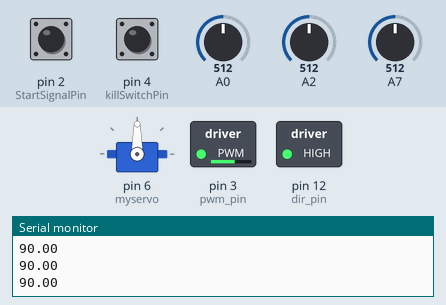
A sketch run on a simulated Arduino Uno, built with avr-gcc and run on an emulated ATmega328P. Shown: servo, switched loads named in the sketch (green lamp = pin HIGH), the last lines printed to the serial monitor. The inputs (shaded band) are chosen by the test bench; at power-on: A0 = 512, A7 = 512, pin 2 (StartSignalPin) LOW, pin 4 (killSwitchPin) LOW, A2 = 512.

Above: at 1.2 s.
1.3 s: A0 set to 292
2.8 s: A0 set to 275
At 3.8 s:
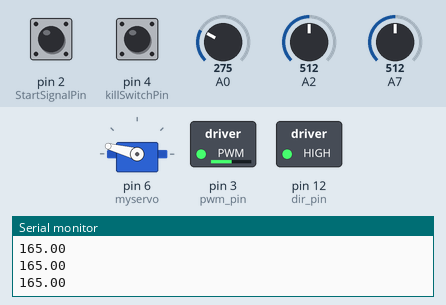
4.4 s: A7 set to 303
5.9 s: A7 set to 277
At 6.8 s:
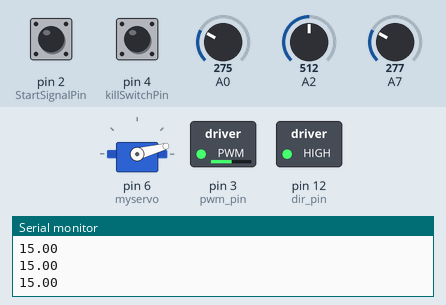
7.8 s: A0 set to 227
9.3 s: A0 set to 194
At 10.7 s:
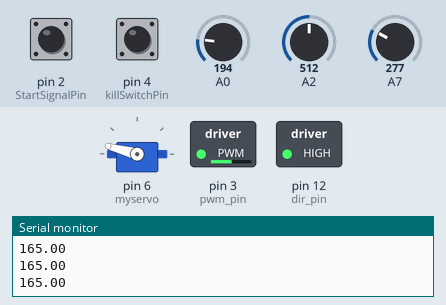
Timing chart, 0 to 12.1 s (numbered marks = the images above; inputs shaded):
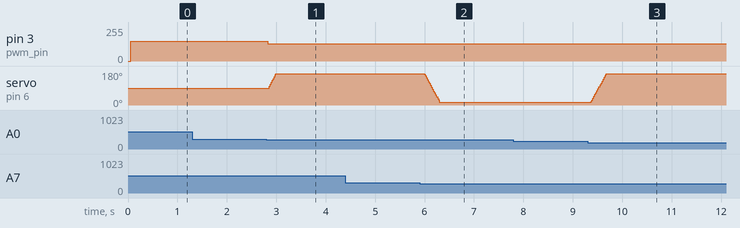

Measured:
- the behaviour switches between 285 and 284 on A0 (found by bisection; images 0 and 1)
- the behaviour switches between 285 and 284 on A7 (found by bisection; images 1 and 2)
- the behaviour switches between 212 and 211 on A0 (found by bisection; images 2 and 3)
- after the input at 2.8 s, pin 3 (pwm_pin): 150/255 → 131/255 at once; servo on pin 6 (myservo): 90° → 165° after 0.05 s
- after the input at 5.9 s, servo on pin 6 (myservo): moves from 165° to 15° over 0.31 s, starting after 0.09 s
- after the input at 9.3 s, servo on pin 6 (myservo): moves from 15° to 165° over 0.31 s, starting after 0.06 s

The sketch:

main.ino
```cpp
/*Startmodule*/
const int killSwitchPin = 4;
const int StartSignalPin = 2;
int StartSig = 0;
int KillSig = 1;
/*controller defines*/
float xgv;
float ygv;
float alpha;
const float k = 1.1;
float d;
const float Pi = 3.141593;
const float L = 0.2; //car length
const float vmax = 5; //car max velocity
const float deltamax = 30; //max steering angle [deg]
float kappa;
float u[] = {0.0,90.0};
const float amplitude = 0.5;
const float offset = 1.0;
const int minimumPWM = 100;
const int maximumPWM = 150;
/*servo defines*/
#include <Servo.h>
Servo myservo;
int reqAngle;
int currAngle = 90;
int val;
int pos;
float holder;
int goalAngle = 0;
/*motor defines*/
int pwm_pin = 3;  //PWM control for motor outputs 1 and 2
int dir_pin = 12;  //direction control for motor outputs 1 and 2
int dc;

/*sensor defines*/
const int nrOfFrontSensors = 3; //nr of sensors to use in the controller ADJUST AS FOR HOW MANY SENSORS CURRENTLY CONNECTED
const int sensorPin[] = {2,7,8}; //array of input pins ADJUST FOR CURRENTLY CONNECTED SENSORS
float rawData[nrOfFrontSensors]; //array to store value coming from sensor
const int sensorAngle[] = {0,-45,45}; //MAKE SURE THE CONNECTED PIN INDEX MATCHES SENSOR ANGLES DEFINED HERE. Angles must be Integers
const int midSensorIndex = 0;
float sensorValue[nrOfFrontSensors] = {0,0,0};  //array to store shifted and inverted value for sensor
const float maxSensorVoltage = 3.0;
const float minSensorVoltage = 0.4;
const float maxSensorDistance = 70.0;
const float minSensorDistance = 10.0;

/*1st LP filter defines*/
float beta;
float y;
float x;
float dFltrd = 0;
float alphaFltrd = 0;


/*moving average filter defines*/
const int numReadings = 30;
float readings[nrOfFrontSensors][numReadings];      // the readings from the analog input
int readIndex[nrOfFrontSensors] = {0,0,0};              // the index of the current reading
float total[nrOfFrontSensors] = {0.0,0.0,0.0};                  // the running total
float avgSensorValue[nrOfFrontSensors] = {0.0,0.0,0.0};                // the average


/*general*/
int counter = 0;

void setup() {

  // put your setup code here, to run once:
  myservo.attach(6);  // attaches the servo on pin 9 to the servo object
  Serial.begin(9600);
  myservo.write(90);


  pinMode(pwm_pin, OUTPUT);  //Set control pins to be outputs
  pinMode(dir_pin, OUTPUT);
  pinMode(2, INPUT);
  pinMode(7, INPUT);
  pinMode(8, INPUT);
  digitalWrite(dir_pin, HIGH);
  digitalWrite(9, LOW); //unlock brake
  analogWrite(pwm_pin, 0);
  // Start module setup
  pinMode(killSwitchPin, INPUT);
  pinMode(StartSignalPin, INPUT);

  // initialize moving average memory matrix
  for (int i = 0; i < nrOfFrontSensors; i++) {
    for (int thisReading = 0; thisReading < numReadings; thisReading++) {
      readings[i][thisReading] = 0;
    }
  }
}

void controller(float u[], float d, float alpha, float L) {


 // Serial.println(alpha);


  //convert to rad for sin(x) and atan(y) and change sign

  alpha = (alpha * Pi)/180.0;

  /* compute steering control input */
  kappa = 2.0 * sin(alpha) / (d/100.0);
  u[1] = atan(kappa*L);

  //convert back to degrees
  u[1] = (u[1] * 180.0)/Pi;

  if (u[1] > deltamax) {
    u[1] = deltamax;
  } else if (u[1] < -deltamax) {
    u[1] = -deltamax;
  }


  u[1] = map(u[1],-deltamax,deltamax,15,180-15);

 //Serial.println(u[1]);
  //Serial.println(u[1]);
  /* motor control signal (very simplistic function of steering angle) */

  float angle = u[1]*(Pi/180);
  u[0] =  amplitude*(cos(angle-Pi/2) + offset);

  /* normalise throttle input */
  /*u[0] = u[0]/vmax;

  /* end of pure pursuit controller */

}

int servoControl(float u[], int currAngle) {

    int reqAngle;
    reqAngle = (int) u[1]; //convert req. angle to integer
    if(reqAngle > currAngle)
    {
      for (pos = currAngle; pos <= reqAngle; pos += 1) {
      myservo.write(pos);
      delay(2); //THESE DELAYS CAN PROBABLY BE LOWERED TO GET FASTER STEERING

      }
    } else if(reqAngle < currAngle) {
      for (pos = currAngle; pos >= reqAngle; pos -= 1) {
      myservo.write(pos);
      delay(2);
      }
    } else {
      myservo.write(reqAngle);
    }

    currAngle = reqAngle;
    return currAngle;
}

void motorControl(float u[], int direction)
{
  //set direction
  if (direction == 1) {
    digitalWrite(dir_pin, LOW);
  }

  if (direction == 2) {
    digitalWrite(dir_pin, HIGH);
  }

  //construct duty cycle, lowest PWM to get the motor rolling is approx. 150. Max duty cycle is 255. Currently restricted to 200
  int dCycle = (int) round(u[0]*255.0);
  dCycle = map(dCycle,0,255,minimumPWM,maximumPWM);

  //send duty cycle
  analogWrite(pwm_pin, dCycle);
}


void getTargetPoint(float& d, float& alpha, float sensorValue[]) {

  //pick target point (if sensor with angle 0 has max distance, go straight else check for which sensor has max distance)
  //here we will maybe need to do something with the side sensors to try and stabilize the car trajectory to the center of the track
  //when we have no obstacles.

  float delta = 10.0;
  float epsilon = 10.0;
  if ((sensorValue[midSensorIndex] < maxSensorDistance + epsilon) && (sensorValue[midSensorIndex] > maxSensorDistance - epsilon)) {
    d = maxSensorDistance;
    alpha = sensorAngle[midSensorIndex];

  } else {
    int maxIndex = 0;
    float maxVal = sensorValue[maxIndex];
    for (int i = 0; i < nrOfFrontSensors; i += 1) {
      if ((maxVal + delta) < sensorValue[i]){
        maxVal = sensorValue[i];
        maxIndex = i;
      }
    }
  d = maxVal;
  alpha = sensorAngle[maxIndex];
  }
}

//low pass filter:
//LPF: Y(n) = (1-beta)*Y(n-1) + beta*X(n)
float LPF(float x, float yprev, float beta){
  y = (1-beta)*yprev + beta*x;
  return y;
}

void getSensorValues(float avgSensorValue[], int readIndex[], float total[], float readings[nrOfFrontSensors][numReadings], const int numReadings) {


  //read all sensor values
  for (int i = 0; i < nrOfFrontSensors; i += 1) {
    rawData[i] = analogRead(sensorPin[i])/200.0;
  }

  for (int i = 0; i < nrOfFrontSensors; i += 1) {

    if(rawData[i] > maxSensorVoltage) {
      sensorValue[i] = minSensorDistance;
    }

    else if(rawData[i] < minSensorVoltage) {
      sensorValue[i] = maxSensorDistance;
    }

    else if (rawData[i]>1.5) {
      sensorValue[i] = (rawData[i]-4.2)/(-0.156);
    } else if (rawData[i]>1.0) {
      sensorValue[i] = (rawData[i]-2.1)/(-0.033);
    } else {
      sensorValue[i] = (rawData[i]-1.4)/(-0.011);
    }

  }

  //moving average filter
  for (int i = 0; i < nrOfFrontSensors; i += 1) {

    total[i] = total[i] - readings[i][readIndex[i]];
    // read from the sensor:
    readings[i][readIndex[i]] = sensorValue[i];
    // add the reading to the total:
    total[i] = total[i] + readings[i][readIndex[i]];

    // calculate the average:
    avgSensorValue[i] = total[i] / numReadings;

    // advance to the next position in the array:
    readIndex[i] = readIndex[i] + 1;

    // if we're at the end of the array...
    if (readIndex[i] >= numReadings) {
      // ...wrap around to the beginning:
      readIndex[i] = 0;
    }
  }
}


//use this to test each sensor, check serial monitor for sensor value
void sensorTest() {
  // read the value from the sensor:

  float sensorIn1 = analogRead( sensorPin[0] );
  //float value = 1023.0*(1.0/sensorIn);
  float value1;
  sensorIn1 = sensorIn1/200.0;
  if (sensorIn1>1){
    value1 = (3.5-sensorIn1)*13;
  }
  else {
   value1 = (1.3-sensorIn1)/0.01;
  }


  float sensorIn2 = analogRead( sensorPin[1] );
  //float value2 = 1023.0*(1.0/sensorIn2);
  float value2;
  sensorIn2 = sensorIn2/200.0;
  if (sensorIn2>1){
    value2 = (3.5-sensorIn2)*13;
  }
  else {
   value2 = (1.3-sensorIn2)/0.01;
  }

  float sensorIn3 = analogRead( sensorPin[2] );
  //float value3 = 1023.0*(1.0/sensorIn3);
  float value3;
  sensorIn3 = sensorIn3/200.0;
  if (sensorIn3>1){
    value3 = (3.5-sensorIn3)*13;
  }
  else {
   value3 = (1.3-sensorIn3)/0.01;
  }
  /*
  Serial.println("center");
  Serial.println(value1);
  Serial.println();
  Serial.println("right");
  Serial.println(value2);
  Serial.println();
  Serial.println("left");
  Serial.println(value3);
  Serial.println();
  */


}


void loop() {
  StartSig = digitalRead(StartSignalPin);
  KillSig = digitalRead(killSwitchPin);
  //if (StartSig == 1 && KillSig == 1){
    getSensorValues(avgSensorValue, readIndex, total, readings, numReadings);
    delay(1); //this will give the sensors time to stabilize a new value. also defines numReadings+calctime ms loop
    counter += 1;

    if (counter == numReadings) {
      //Serial.println("center");
      //Serial.println(avgSensorValue[0]);
      //Serial.println("right");
      //Serial.println(avgSensorValue[1]);
      //Serial.println("left");
      //Serial.println(avgSensorValue[2]);
      getTargetPoint(d,alpha,avgSensorValue);
      //Serial.println("d");
      //Serial.println(d);
      //Serial.println("alpha");
      //Serial.println(alpha);
      //dFltrd = LPF(d, dFltrd, 0.1);
      //alphaFltrd = LPF(alpha, alphaFltrd, 0.1);
      controller(u,d,alpha,L);
      motorControl(u,2);
      //Serial.println("Innan");
      Serial.println(u[1]);
      currAngle = servoControl(u,currAngle);
      counter = 0;

      //Serial.println(holder);
    }
    //sensorTest();
 // }
}
```
